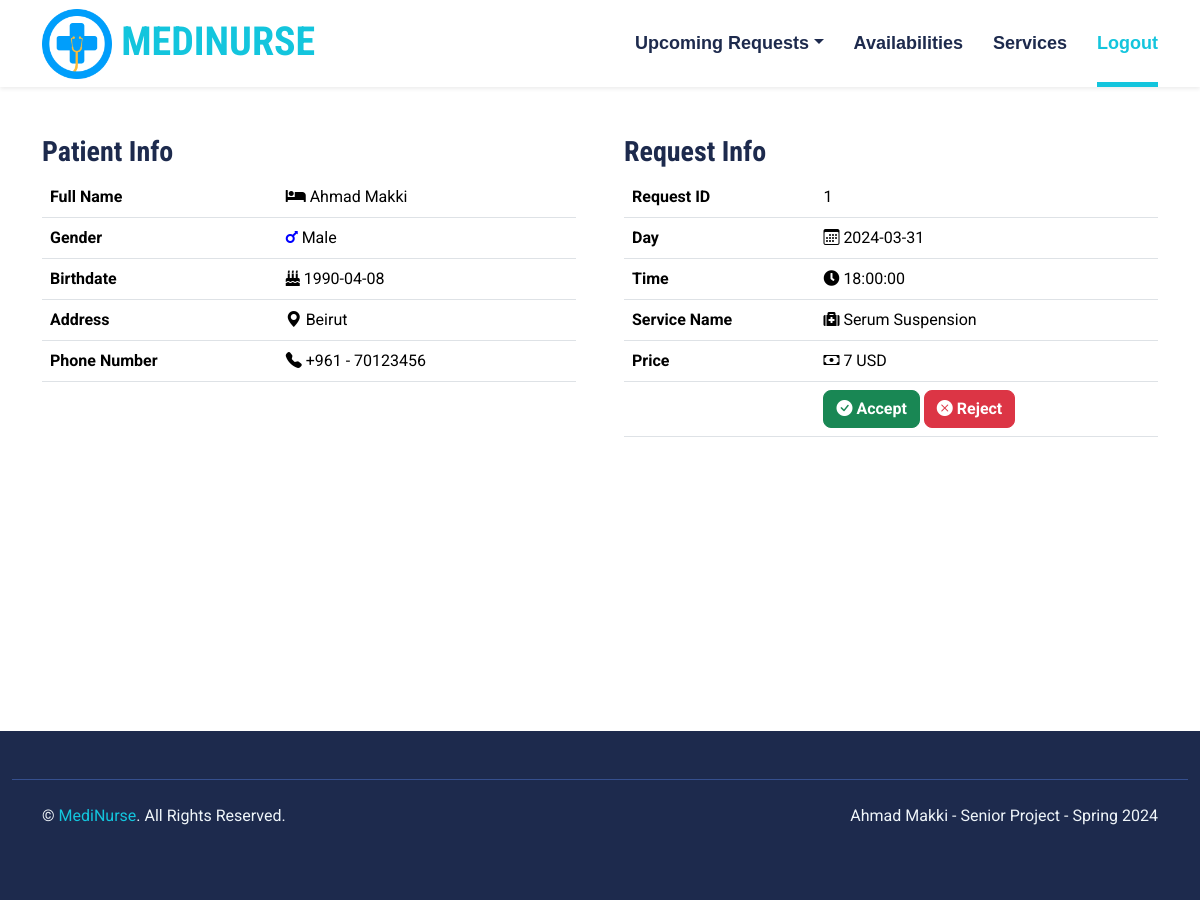
The app's page /nurses/request-details.php?id=1 with its own data.
### tables this page shows
CREATE TABLE IF NOT EXISTS `patients` (
  `patientID` int(11) NOT NULL,
  `first_name` varchar(100) NOT NULL,
  `last_name` varchar(100) NOT NULL,
  `address` varchar(100) NOT NULL,
  `phone` int(11) NOT NULL,
  `gender` varchar(100) NOT NULL,
  `birthdate` date NOT NULL,
  `password` varchar(100) NOT NULL,
  PRIMARY KEY (`patientID`)
);

CREATE TABLE IF NOT EXISTS `service_requests` (
  `requestID` int(11) NOT NULL AUTO_INCREMENT,
  `date` date NOT NULL,
  `time` time NOT NULL,
  `nurseID` int(11) NOT NULL,
  `patientID` int(11) NOT NULL,
  `serviceID` int(11) NOT NULL,
  `status` int(11) NOT NULL,
  PRIMARY KEY (`requestID`)
);

CREATE TABLE IF NOT EXISTS `services` (
  `serviceID` int(11) NOT NULL AUTO_INCREMENT,
  `name` varchar(1000) NOT NULL,
  `description` text NOT NULL,
  `price` int(11) NOT NULL,
  `nurseID` int(11) NOT NULL,
  PRIMARY KEY (`serviceID`)
);

### nurses/request-details.php (the view)
<?php include "head.php"; ?>
<body>
<?php include "navbar.php"; ?>
<?php
$reqid = $_GET['id'];
$result = mysqli_query($con,"SELECT * FROM service_requests WHERE requestID='$reqid'");
$row = mysqli_fetch_array($result);
    $pid = $row['patientID'];
    $sid = $row['serviceID'];
    $resultp = mysqli_query($con,"SELECT * FROM patients WHERE patientID='$pid'");
    $rowp = mysqli_fetch_array($resultp);
    $result_s = mysqli_query($con,"SELECT * FROM services WHERE serviceID='$sid'");
    $row_s = mysqli_fetch_array($result_s);
    $price = $row_s['price'];
?>
<div class="container-fluid py-5" id="about">
        <div class="container">
            <div class="row gx-5">
                <div class="col-lg-6 mb-5 mb-lg-0" style="min-height: 500px;">
                    <div class="position-relative h-100">
                        <h3>Patient Info</h3>
                    <table class="table table-hover" style="color:black">
                    <tr>
                        <th>Full Name</th>
                        <td><i class="fa fa-bed"></i> <?php echo $rowp['first_name'] ?> <?php echo $rowp['last_name'] ?></td>
                    </tr>
                    <tr>
                        <th>Gender</th>
                        <?php if($rowp['gender']=="Male"){?>
                        <td><i class="fa fa-mars" style="color:blue"></i> <?php echo $rowp['gender'] ?></td>
                        <?php }else{?>
                        <td><i class="fa fa-venus" style="color:pink"></i> <?php echo $rowp['gender'] ?></td>
                        <?php } ?>
                    </tr>
                    <tr>
                        <th>Birthdate</th>
                        <td><i class="fa fa-birthday-cake"></i> <?php echo $rowp['birthdate'] ?></td>
                    </tr>
                    <tr>
                        <th>Address</th>
                        <td><i class="bi bi-geo-alt-fill"></i> <?php echo $rowp['address'] ?></td>
                    </tr>
                    <tr>
                        <th>Phone Number</th>
                        <td><i class="bi bi-telephone-fill"></i> +961 - <?php echo $rowp['phone'] ?></td>
                    </tr>
                </table>
                    </div>
                </div>
                <div class="col-lg-6">
                <h3>Request Info</h3>
                    <table class="table table-hover" style="color:black">
                    <tr>
                        <th>Request ID</th>
                        <td><?php echo $row['requestID'] ?></td>
                    </tr>
                    <tr>
                        <th>Day</th>
                        <td><i class="bi bi-calendar3"></i> <?php echo $row['date'] ?></td>
                    </tr>
                    <tr>
                        <th>Time</th>
                        <td><i class="fa fa-clock"></i> <?php echo $row['time'] ?></td>
                    </tr>
                    <tr>
                        <th>Service Name</th>
                        <td><i class="fa fa-medkit"></i> <?php echo $row_s['name'] ?></td>
                    </tr>
                    <tr>
                        <th>Price</th>
                        <td><i class="bi bi-cash"></i> <?php echo $price ?> USD</td>
                    </tr>
                    <tr>
                        <?php if($row['status']==0){?>
                        <th></th>
                        <td><a href="accept-request.php?id=<?php echo $row['requestID'] ?>" class="btn btn-success btn-xs">
                            <i class="bi bi-check-circle-fill"></i> Accept</a>
                            <a href="reject-request.php?id=<?php echo $row['requestID'] ?>" class="btn btn-danger btn-xs">
                            <i class="bi bi-x-circle-fill"></i> Reject</a></td>
                        <?php } else if($row['status']==1){?>
                            <th>Request Status</th>
                            <td class="text-success"><i class="bi bi-check-circle-fill"></i> Accepted</a></td>
                        <?php } else {?>
                            <th>Request Status</th>
                            <td class="text-danger"><i class="bi bi-x-circle-fill"></i> Rejected</a></td>
                        <?php } ?>
                    </tr>
                </table>
                </div>
            </div>
        </div>
    </div>
<?php include "footer.php"; ?>

### css/style.css (style rules this page uses)
:root { --primary: #13C5DD; --secondary: #354F8E; --light: #EFF5F9; --dark: #1D2A4D; }
.btn { font-weight: 700; transition: .5s; }

### records on screen
patients: first_name "Ahmad", last_name "Makki", gender "Male", birthdate "1990-04-08", address "Beirut", phone "70123456"
service_requests: requestID "1", date "2024-03-31", time "18:00:00"
services: name "Serum Suspension", price "7"
